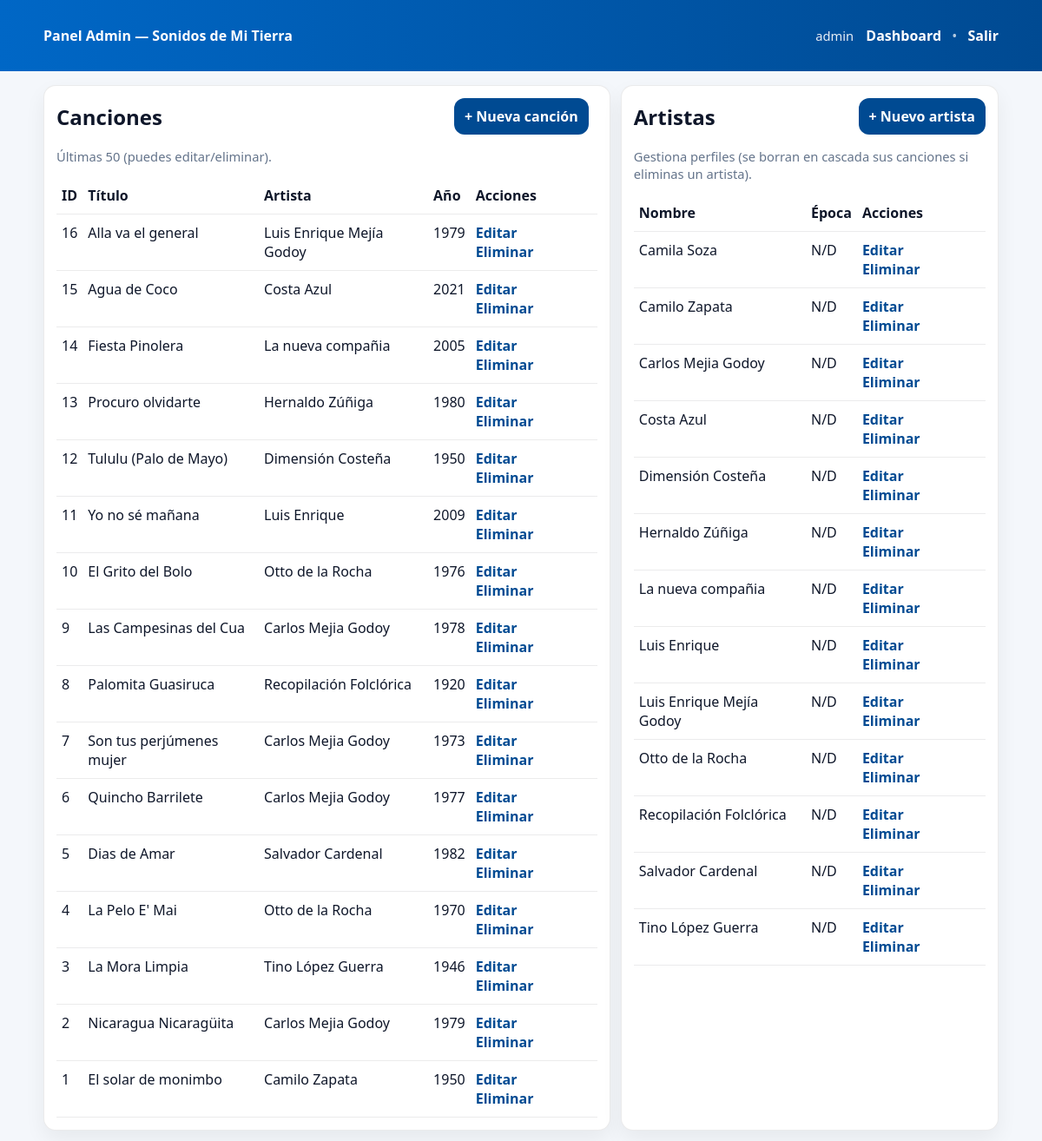
/admin/ (signed in), run on the app's committed database.
### models.py (models this page shows, shortened)
class Song(db.Model):
    __tablename__ = "songs"
    id = db.Column(db.Integer, primary_key=True)
    title = db.Column(db.String(250), nullable=False)
    year = db.Column(db.Integer, nullable=True)
    iconic_score = db.Column(db.Float, nullable=False, default=0)
    decade = db.Column(db.String(20), nullable=True)
    link = db.Column(db.String(800), nullable=True)
    description = db.Column(db.Text, nullable=True)
    genre = db.Column(db.String(120), nullable=False, default="N/D")
    duration_seconds = db.Column(db.Integer, nullable=True)
    cover_url = db.Column(db.String(800), nullable=True)
    audio_url = db.Column(db.String(800), nullable=True)
    history_context = db.Column(db.Text, nullable=False, default="")
    cultural_influence = db.Column(db.Text, nullable=False, default="")
    references_text = db.Column(db.Text, nullable=False, default="")  # opcional (texto libre)
    artist_id = db.Column(db.Integer, db.ForeignKey("artists.id"), nullable=False)
    region_id = db.Column(db.Integer, db.ForeignKey("regions.id"), nullable=True)
    artist = db.relationship("Artist", back_populates="songs")
    region = db.relationship("Region")
    tags = db.relationship("Tag", secondary=song_tags, back_populates="songs")
    genres = db.relationship("Genre", secondary=song_genres, back_populates="songs")
    regions = db.relationship("Region", secondary=song_regions, back_populates="songs")
    sources = db.relationship("Source", secondary=song_sources, backref="songs")
    __table_args__ = (
        UniqueConstraint("title", "artist_id", name="uq_song_title_artist"),
    )

class Artist(db.Model):
    __tablename__ = "artists"
    id = db.Column(db.Integer, primary_key=True)
    name = db.Column(db.String(200), unique=True, nullable=False)
    birth_year = db.Column(db.Integer, nullable=True)
    death_year = db.Column(db.Integer, nullable=True)
    origin_region = db.Column(db.String(120), nullable=True)
    era = db.Column(db.String(120), nullable=True)
    cultural_contribuitions = db.Column(db.Text, nullable=True)
    bio = db.Column(db.Text, nullable=False, default="")
    active_era = db.Column(db.String(120), nullable=False, default="N/D")
    cultural_contributions = db.Column(db.Text, nullable=False, default="")
    photo_url = db.Column(db.String(500), nullable=True)
    songs = db.relationship("Song", back_populates="artist", cascade="all, delete-orphan")

### admin.py (the view)
@admin.get("/")
@login_required
def dashboard():
    songs = Song.query.order_by(Song.id.desc()).limit(50).all()
    artists = Artist.query.order_by(Artist.name.asc()).all()
    return render_template("dashboard.html", songs=songs, artists=artists)

### admin.py (called while the page is built)
@admin.before_app_request
def csrf_protect():
    if request.path.startswith("/admin"):
        validate_csrf()

@admin.app_context_processor
def inject_csrf():
    return {"csrf_token": generate_csrf_token()}

### auth.py (called while the page is built)
def login_required(view):
    @wraps(view)
    def wrapped(*args, **kwargs):
        if not session.get("admin_user"):
            return redirect(url_for("admin.login", next=request.path))
        return view(*args, **kwargs)
    return wrapped

def generate_csrf_token():
    token = session.get("_csrf_token")
    if not token:
        token = secrets.token_urlsafe(32)
        session["_csrf_token"] = token
    return token

def validate_csrf():
    if request.method in ("POST", "PUT", "DELETE"):
        form_token = request.form.get("csrf_token") or request.headers.get("X-CSRF-Token")
        session_token = session.get("_csrf_token")
        if not form_token or not session_token or form_token != session_token:
            abort(403, description="CSRF token missing/invalid")

### templates/dashboard.html
{% extends "admin_base.html" %}
{% block content %}
<div class="grid">
  <div class="card">
    <div style="display:flex;justify-content:space-between;align-items:center;gap:10px;flex-wrap:wrap;">
      <h2 style="margin:0;">Canciones</h2>
      <div class="actions">
        <a class="btn" href="{{ url_for('admin.song_new') }}">+ Nueva canción</a>
      </div>
    </div>
    <p class="small">Últimas 50 (puedes editar/eliminar).</p>
    <table class="table">
      <thead>
        <tr><th>ID</th><th>Título</th><th>Artista</th><th>Año</th><th>Acciones</th></tr>
      </thead>
      <tbody>
        {% for s in songs %}
        <tr>
          <td>{{ s.id }}</td>
          <td>{{ s.title }}</td>
          <td>{{ s.artist.name }}</td>
          <td>{{ s.year or "N/D" }}</td>
          <td class="actions">
            <a href="{{ url_for('admin.song_edit', song_id=s.id) }}">Editar</a>
            <a href="{{ url_for('admin.song_delete_confirm', song_id=s.id) }}">Eliminar</a>
          </td>
        </tr>
        {% endfor %}
      </tbody>
    </table>
  </div>
  <div class="card">
    <div style="display:flex;justify-content:space-between;align-items:center;gap:10px;flex-wrap:wrap;">
      <h2 style="margin:0;">Artistas</h2>
      <a class="btn" href="{{ url_for('admin.artist_new') }}">+ Nuevo artista</a>
    </div>
    <p class="small">Gestiona perfiles (se borran en cascada sus canciones si eliminas un artista).</p>
    <table class="table">
      <thead>
        <tr><th>Nombre</th><th>Época</th><th>Acciones</th></tr>
      </thead>
      <tbody>
        {% for a in artists %}
        <tr>
          <td>{{ a.name }}</td>
          <td>{{ a.active_era }}</td>
          <td class="actions">
            <a href="{{ url_for('admin.artist_edit', artist_id=a.id) }}">Editar</a>
            <a href="{{ url_for('admin.artist_delete_confirm', artist_id=a.id) }}">Eliminar</a>
          </td>
        </tr>
        {% endfor %}
      </tbody>
    </table>
  </div>
</div>
{% endblock %}

### templates/admin_base.html (shortened to what this page needs)
<!doctype html>
<html lang="es">
<head>
  <link rel="stylesheet" href="{{ url_for('static', filename='admin.css') }}"/>
</head>
<body>
  <div class="topbar">
    <div class="wrap" style="display:flex;justify-content:space-between;align-items:center;gap:10px;flex-wrap:wrap;">
      <div style="font-weight:900">Panel Admin — Sonidos de Mi Tierra</div>
      <div>
        {% if session.get('admin_user') %}
          <span class="small" style="color:rgba(255,255,255,.9);margin-right:10px;">{{ session.get('admin_user') }}</span>
          <a style="color:#fff" href="{{ url_for('admin.dashboard') }}">Dashboard</a>
          <span style="color:rgba(255,255,255,.7);margin:0 8px;">•</span>
          <a style="color:#fff" href="{{ url_for('admin.logout') }}">Salir</a>
        {% else %}
          <a style="color:#fff" href="{{ url_for('admin.login') }}">Login</a>
        {% endif %}
      </div>
    </div>
  </div>
  <div class="wrap">
    {% block content %}{% endblock %}
  </div>
</body>
</html>

### static/admin.css (style rules this page uses)
body { font-family: system-ui,Segoe UI,Roboto,Arial; margin:0; background:#f4f7fb; color:#0f172a; }
.wrap { max-width:1100px; margin:0 auto; padding:16px; }
.topbar { background:linear-gradient(90deg,#0067c6,#004a92); color:#fff; padding:14px; }
a { color:#004a92; text-decoration:none; font-weight:700; }
.card { background:#fff; border:1px solid rgba(2,8,23,.08); border-radius:14px; padding:14px; box-shadow:0 10px 25px rgba(2,8,23,.06); }
.grid { display:grid; grid-template-columns: 1.2fr .8fr; gap:12px; }
.btn { display:inline-block; background:#004a92; color:#fff; border:0; border-radius:12px; padding:10px 12px; cursor:pointer; font-weight:800; }
.small { color:#64748b; font-size:.92rem; }
.table { width:100%; border-collapse:collapse; }
.table td,.table th { border-bottom:1px solid rgba(2,8,23,.08); padding:10px 6px; text-align:left; vertical-align:top; }
.actions a { margin-right:10px; }

### data on the page
Song: id "16", title "Alla va el general", artist.name "Luis Enrique Mejía Godoy", year "1979"
Song: id "15", title "Agua de Coco", artist.name "Costa Azul", year "2021"
Song: id "14", title "Fiesta Pinolera", artist.name "La nueva compañia", year "2005"
Song: id "13", title "Procuro olvidarte", artist.name "Hernaldo Zúñiga", year "1980"
Song: id "12", title "Tululu (Palo de Mayo)", artist.name "Dimensión Costeña", year "1950"
Song: id "11", title "Yo no sé mañana", artist.name "Luis Enrique", year "2009"
Song: id "10", title "El Grito del Bolo", artist.name "Otto de la Rocha", year "1976"
Song: id "9", title "Las Campesinas del Cua", artist.name "Carlos Mejia Godoy", year "1978"
Song: id "8", title "Palomita Guasiruca", artist.name "Recopilación Folclórica", year "1920"
Song: id "7", title "Son tus perjúmenes mujer", artist.name "Carlos Mejia Godoy", year "1973"
Song: id "6", title "Quincho Barrilete", artist.name "Carlos Mejia Godoy", year "1977"
Song: id "5", title "Dias de Amar", artist.name "Salvador Cardenal", year "1982"
Song: id "4", title "La Pelo E' Mai", artist.name "Otto de la Rocha", year "1970"
Song: id "3", title "La Mora Limpia", artist.name "Tino López Guerra", year "1946"
Song: id "2", title "Nicaragua Nicaragüita", artist.name "Carlos Mejia Godoy", year "1979"
Song: id "1", title "El solar de monimbo", artist.name "Camilo Zapata", year "1950"
Artist: name "Camila Soza", active_era "N/D"
Artist: name "Camilo Zapata", active_era "N/D"
Artist: name "Carlos Mejia Godoy", active_era "N/D"
Artist: name "Costa Azul", active_era "N/D"
Artist: name "Dimensión Costeña", active_era "N/D"
Artist: name "Hernaldo Zúñiga", active_era "N/D"
Artist: name "La nueva compañia", active_era "N/D"
Artist: name "Luis Enrique", active_era "N/D"
Artist: name "Luis Enrique Mejía Godoy", active_era "N/D"
Artist: name "Otto de la Rocha", active_era "N/D"
Artist: name "Recopilación Folclórica", active_era "N/D"
Artist: name "Salvador Cardenal", active_era "N/D"
Artist: name "Tino López Guerra", active_era "N/D"

### other printed values
{{ session.get('admin_user') }} "admin"
